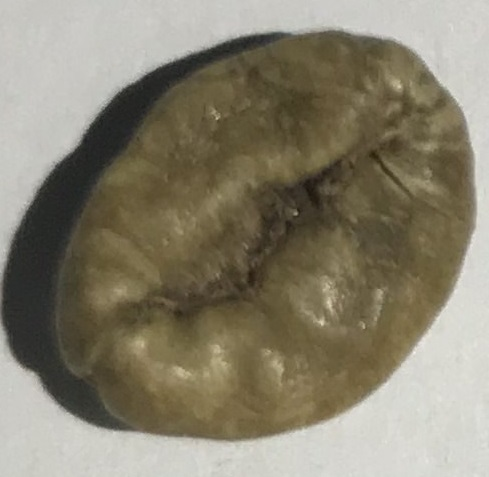
#> input picture Sampel/IMG_0373.jpg, 489 x 477 px; its folder holds only this picture in this run
$ python resize.py
#> lines starting #> are read from the running program, lines starting #| are printed output that depends on the picture
import os
import cv2
import glob
import numpy as np

img_dir ="E:\Kampus-\Materi\Skripsweet\Python\GLCM\Gray-Level-Cooccurrence-Matrix-master\sampel\Sampel"
data_path = os.path.join(img_dir,'*jpg')
files = glob.glob(data_path)
result = []
for f1 in files:
    img = cv2.imread(f1)
#> img is the input picture: shape (477, 489, 3); mean B, G, R 110.7, 129.1, 135.4
    image_gray = cv2.cvtColor(img, cv2.COLOR_BGR2GRAY)
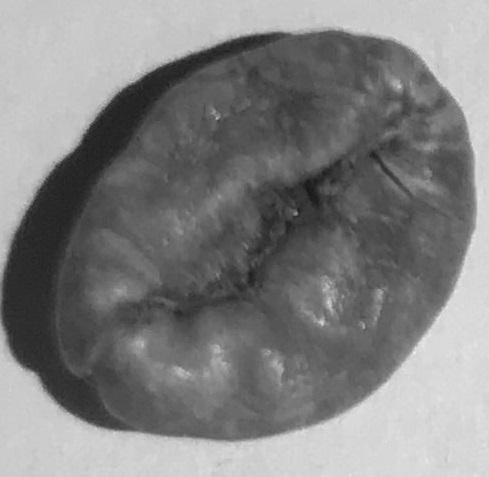
#> image_gray: shape (477, 489); min 21, max 244, mean 128.9

    imageresized = cv2.resize(image_gray,(96,96) ,interpolation=cv2.INTER_AREA)

    result.append(imageresized)


     #save each image
    iteratorName = 1
    prefixPathDir = "E:\Kampus-\Materi\Skripsweet\Python\GLCM\Gray-Level-Cooccurrence-Matrix-master\Sampel"
    for img in result :
        cv2.imwrite(prefixPathDir+str(iteratorName)+".jpg", img)
        iteratorName+=1
#> this loop made 1 pass
#> iteratorName on pass 1: 2
#> after the loop, iteratorName = 2

$ run again, on Sampel/IMG_0381.jpg
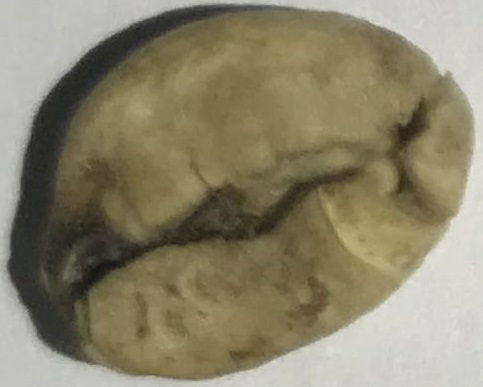
#> input picture Sampel/IMG_0381.jpg, 483 x 387 px
#> img is the input picture: shape (387, 483, 3); mean B, G, R 105.7, 131.4, 137.9
#> `image_gray = cv2.cvtColor(img, cv2.COLOR_BGR2GRAY)`:
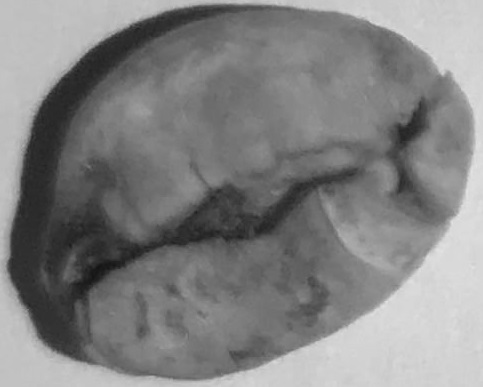
#> image_gray: shape (387, 483); min 19, max 227, mean 130.4
#> `imageresized = cv2.resize(image_gray,(96,96) ,interpolation=cv2.INTER_..`:
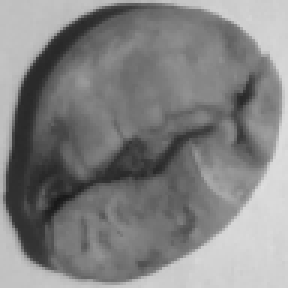
#> imageresized: shape (96, 96) (shown 3 times larger); min 23, max 223, mean 130.4
#> the loop `for img in result :` made 1 pass
#> iteratorName on pass 1: 2
#> after the loop `for img in result :`: iteratorName = 2

$ run again, on Sampel/IMG_0383.jpg
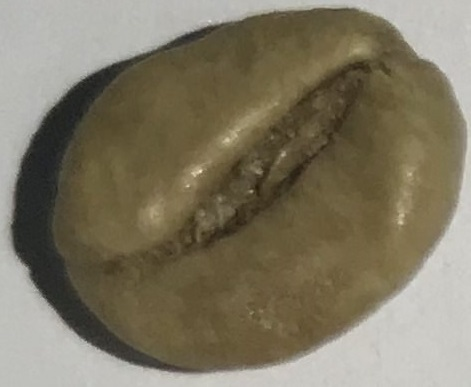
#> input picture Sampel/IMG_0383.jpg, 471 x 387 px
#> img is the input picture: shape (387, 471, 3); mean B, G, R 98.6, 118.8, 126.5
#> `image_gray = cv2.cvtColor(img, cv2.COLOR_BGR2GRAY)`:
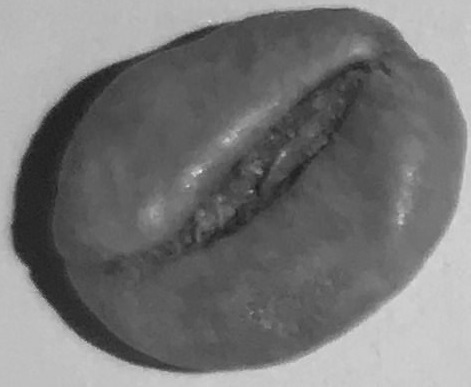
#> image_gray: shape (387, 471); min 25, max 240, mean 118.9
#> `imageresized = cv2.resize(image_gray,(96,96) ,interpolation=cv2.INTER_..`:
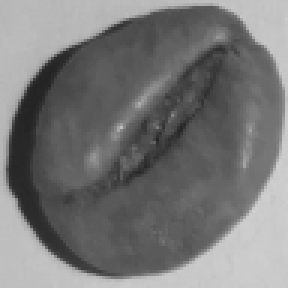
#> imageresized: shape (96, 96) (shown 3 times larger); min 34, max 209, mean 118.9
#> the loop `for img in result :` made 1 pass
#> iteratorName on pass 1: 2
#> after the loop `for img in result :`: iteratorName = 2

$ run again, on Sampel/IMG_0385.jpg
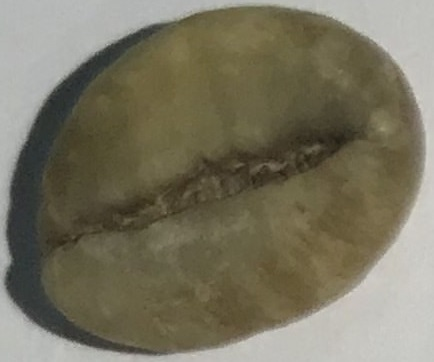
#> input picture Sampel/IMG_0385.jpg, 434 x 362 px
#> img is the input picture: shape (362, 434, 3); mean B, G, R 95.9, 115.4, 120.1
#> `image_gray = cv2.cvtColor(img, cv2.COLOR_BGR2GRAY)`:
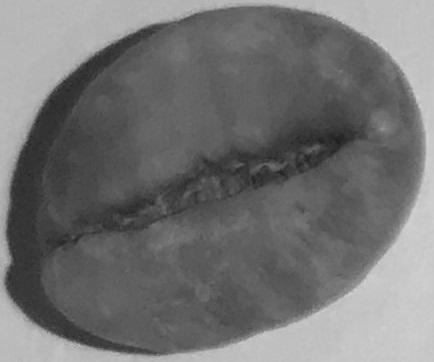
#> image_gray: shape (362, 434); min 30, max 210, mean 114.5
#> `imageresized = cv2.resize(image_gray,(96,96) ,interpolation=cv2.INTER_..`:
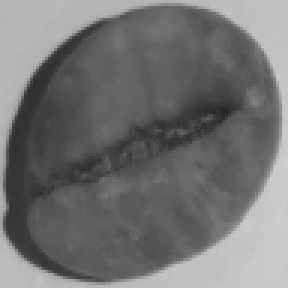
#> imageresized: shape (96, 96) (shown 3 times larger); min 35, max 206, mean 114.5
#> the loop `for img in result :` made 1 pass
#> iteratorName on pass 1: 2
#> after the loop `for img in result :`: iteratorName = 2

$ run again, on Sampel/IMG_0375.jpg
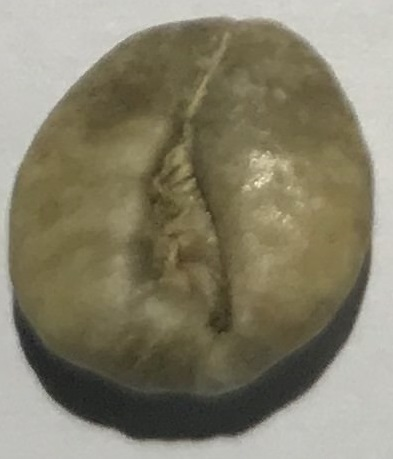
#> input picture Sampel/IMG_0375.jpg, 393 x 459 px
#> img is the input picture: shape (459, 393, 3); mean B, G, R 107.5, 128.6, 133.8
#> `image_gray = cv2.cvtColor(img, cv2.COLOR_BGR2GRAY)`:
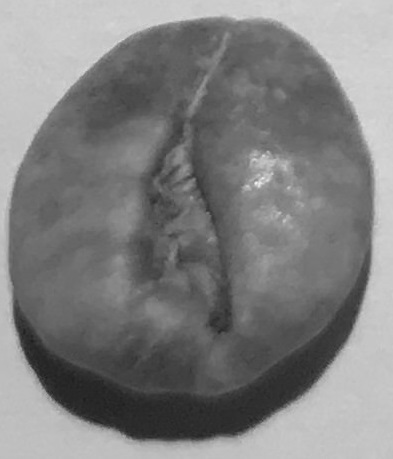
#> image_gray: shape (459, 393); min 28, max 239, mean 127.8
#> `imageresized = cv2.resize(image_gray,(96,96) ,interpolation=cv2.INTER_..`:
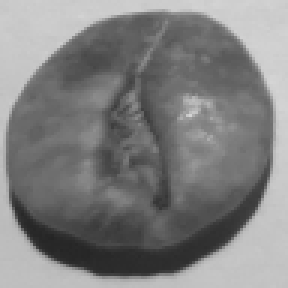
#> imageresized: shape (96, 96) (shown 3 times larger); min 36, max 213, mean 127.8
#> the loop `for img in result :` made 1 pass
#> iteratorName on pass 1: 2
#> after the loop `for img in result :`: iteratorName = 2
